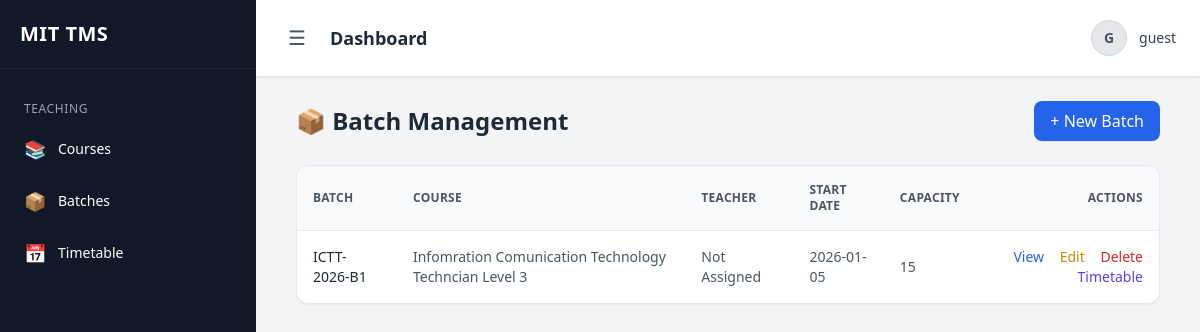
The app's page /app/batches/ (signed in) with its own data.
### apps/batch/models.py (models this page shows, shortened)
class Batch(models.Model):
    name = models.CharField(max_length=255)
    course = models.ForeignKey(
        Course,
        on_delete=models.CASCADE,
        related_name="batches"
    )
    teacher = models.ForeignKey(
        Teacher,
        on_delete=models.SET_NULL,
        null=True,
        blank=True,
        related_name="batches"
    )
    start_date = models.DateField()
    end_date = models.DateField(null=True, blank=True)
    capacity = models.PositiveIntegerField(default=30)
    created_at = models.DateTimeField(auto_now_add=True)

### apps/courses/models.py (models this page shows, shortened)
class Course(models.Model):
    LEVEL_CHOICES = [
        ('BEGINNER', 'Beginner'),
        ('INTERMEDIATE', 'Intermediate'),
        ('ADVANCED', 'Advanced'),
    ]
    DELIVERY_MODE_CHOICES = [
        ('CLASSROOM', 'Classroom'),
        ('ONLINE', 'Online'),
        ('BLENDED', 'Blended'),
    ]
    COURSE_MODE_CHOICES = [
        ('FULL_TIME', 'Full Time'),
        ('PART_TIME', 'Part Time'),
    ]
    CURRICULUM_CATEGORY_CHOICES = [
        ('NVQ', 'NVQ'),
        ('NON_NVQ', 'Non-NVQ'),
    ]
    MEDIUM_CHOICES = [
        ('SINHALA', 'Sinhala'),
        ('ENGLISH', 'English'),
        ('TAMIL', 'Tamil'),
    ]
    AVAILABILITY_CHOICES = [
        ('AVAILABLE', 'Available'),
        ('UNAVAILABLE', 'Unavailable'),
    ]
    ENTRY_QUALIFICATION_CHOICES = [
        ('UPTO_OL', 'Upto O/L'),
        ('AL', 'A/L'),
        ('DIPLOMA', 'Diploma'),
        ('DEGREE', 'Degree'),
    ]
    title = models.CharField(max_length=255)
    code = models.CharField(max_length=20, unique=True)
    description = models.TextField(blank=True)
    active = models.BooleanField(default=True)
    level = models.CharField(max_length=20, choices=LEVEL_CHOICES)
    entry_qualification = models.CharField(
        max_length=20,
        choices=ENTRY_QUALIFICATION_CHOICES,
        blank=True
    )
    curriculum_category = models.CharField(
        max_length=20,
        choices=CURRICULUM_CATEGORY_CHOICES,
        default='NON_NVQ'
    )
    curriculum_availability = models.CharField(
        max_length=20,
        choices=AVAILABILITY_CHOICES,
        default='AVAILABLE'
    )
    equivalent_course = models.CharField(max_length=100, blank=True)
    industry_sector = models.CharField(max_length=255, blank=True)
    delivery_mode = models.CharField(
        max_length=20,
        choices=DELIVERY_MODE_CHOICES,
        default='CLASSROOM'
    )
    course_mode = models.CharField(
        max_length=20,
        choices=COURSE_MODE_CHOICES,
        default='PART_TIME'
    )
    medium = models.CharField(
        max_length=20,
        choices=MEDIUM_CHOICES,
        default='SINHALA'
    )
    duration_months = models.FloatField(default=0)
    theory_hours = models.FloatField(default=0)
    practical_hours = models.FloatField(default=0)
    assignment_hours = models.FloatField(default=0)
    ojt_months = models.FloatField(default=0)  # On Job Training
    batches_per_year = models.IntegerField(default=1)
    students_per_batch = models.IntegerField(default=0)
    course_fee = models.DecimalField(
        max_digits=10,
        decimal_places=2,
        null=True,
        blank=True
    )
    is_free = models.BooleanField(default=False)
    fee_includes = models.CharField(
        max_length=255,
        blank=True,
        help_text="e.g. registration, certification"
    )
    tools_available = models.TextField(blank=True)
    equipment_available = models.TextField(blank=True)
    machinery_available = models.TextField(blank=True)
    nvq_level = models.IntegerField(null=True, blank=True)
    qualification_code = models.CharField(max_length=50, blank=True)
    prerequisite = models.TextField(blank=True)
    learning_outcomes = models.TextField(blank=True)
    created_at = models.DateTimeField(auto_now_add=True)
    updated_at = models.DateTimeField(auto_now=True)

### apps/batch/views.py (the view)
# urls.py: path("", BatchListView.as_view(), name="batch_list"),
class BatchListView(LoginRequiredMixin, ListView):
    model = Batch
    template_name = "batch/batch_list.html"
    context_object_name = "batches"
    def get_queryset(self):
        return Batch.objects.select_related('course').order_by('-created_at')

### apps/core/context_processors.py (called while the page is built)
def user_roles(request):
    user = request.user
    return {
        'is_admin': user.is_authenticated and user.is_superuser,
        'is_teacher': user.is_authenticated and hasattr(user, 'teacher'),
        'is_student': user.is_authenticated and hasattr(user, 'student'),
    }

### templates/batch/batch_list.html (shortened to what this page needs)
{% extends 'base.html' %}
{% block content %}
<div class="max-w-6xl mx-auto px-4">
    <div class="flex justify-between items-center mb-6">
        <h2 class="text-2xl font-semibold text-gray-800">📦 Batch Management</h2>
        <a href="{% url 'batch:batch_create' %}"
           class="inline-flex items-center bg-blue-600 text-white px-4 py-2 rounded-lg shadow-sm hover:bg-blue-700 transition">
            + New Batch
        </a>
    </div>
    <div class="bg-white rounded-xl shadow-sm overflow-hidden border">
        <table class="w-full text-sm text-left">
            <thead class="bg-gray-50 border-b text-gray-600 uppercase text-xs tracking-wide">
                <tr>
                    <th class="p-4">Batch</th>
                    <th class="p-4">Course</th>
                    <th class="p-4">Teacher</th>
                    <th class="p-4">Start Date</th>
                    <th class="p-4">Capacity</th>
                    <th class="p-4 text-right">Actions</th>
                </tr>
            </thead>
            <tbody class="divide-y">
            {% for batch in batches %}
                <tr class="hover:bg-gray-50 transition">
                    <td class="p-4 font-medium text-gray-800">
                        {{ batch.name }}
                    </td>
                    <td class="p-4 text-gray-600">
                        {{ batch.course.title|default:"-" }}
                    </td>
                    <td class="p-4 text-gray-600">
                        {{ batch.teacher.full_name|default:"Not Assigned" }}
                    </td>
                    <td class="p-4 text-gray-600">
                        {{ batch.start_date|date:"Y-m-d" }}
                    </td>
                    <td class="p-4 text-gray-600">
                        {{ batch.capacity }}
                    </td>
                    <td class="p-4 text-right space-x-3">
                        <a href="{% url 'batch:batch_detail' batch.pk %}"
                           class="text-blue-600 hover:text-blue-800 font-medium">
                            View
                        </a>
                        <a href="{% url 'batch:batch_update' batch.pk %}"
                           class="text-yellow-600 hover:text-yellow-800 font-medium">
                            Edit
                        </a>
                        <a href="{% url 'batch:batch_delete' batch.pk %}"
                           class="text-red-600 hover:text-red-800 font-medium">
                            Delete
                        </a>
                        <a href="{% url 'batch:batch_list' %}?batch={{ batch.id }}"
                           class="text-indigo-600 hover:text-indigo-800 font-medium">
                            Timetable
                        </a>
                    </td>
                </tr>
            {% endfor %}
            </tbody>
        </table>
    </div>
</div>
{% endblock %}

### templates/partials/topbar.html (shortened to what this page needs)
<header class="bg-white shadow-sm border-b px-3 md:px-6 py-3 md:py-4 flex justify-between items-center">
    <div class="flex items-center gap-2 md:gap-4">
        <button onclick="toggleSidebar()"
                class="text-2xl md:text-xl text-gray-600 hover:text-black p-2 rounded-lg hover:bg-gray-100">
            ☰
        </button>
        <h1 class="text-sm md:text-lg font-semibold text-gray-800 truncate max-w-[120px] md:max-w-none">
            {% block header %}Dashboard{% endblock %}
        </h1>
    </div>
    <div class="relative">
        <button onclick="toggleUserMenu()"
                class="flex items-center gap-2 md:gap-3 text-sm text-gray-700 hover:text-black">
            <div class="w-8 h-8 md:w-9 md:h-9 rounded-full overflow-hidden border border-gray-300 bg-gray-200">
                {% if request.user.profile.image %}
                    <img src="{{ request.user.profile.image.url }}"
                         class="w-full h-full object-cover">
                {% else %}
                    <div class="w-full h-full flex items-center justify-center text-xs md:text-sm font-bold text-gray-600">
                        {{ request.user.username|slice:":1"|upper }}
                    </div>
                {% endif %}
            </div>
            <span class="hidden sm:block font-medium">
                {{ request.user.username }}
            </span>
        </button>
    </div>
</header>

### records on screen
Batch: name "ICTT-2026-B1", course "Infomration Comunication Technology Techncian Level 3", teacher.full_name "Not Assigned", start_date "2026-01-05", capacity "15"

### other values on screen
{{ request.user.username|slice:":1"|upper }} "G"
{{ request.user.username }} "guest"
